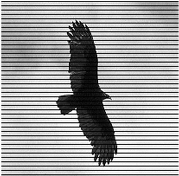
//> input picture Image_Processing/images/patterned_image.png, 179 x 176 px
$ ./fourier_transform   (built with g++ and OpenCV 4)
//> lines starting //> are read from the running program, lines starting //| are printed output that depends on the picture
#include <opencv2/opencv.hpp>
#include <iostream>

using namespace cv;
using namespace std;

void shiftDFT(Mat& image);

int main() {
    // 1. 이미지 불러오기 (흑백 이미지)
    Mat image = imread("images/patterned_image.png", IMREAD_GRAYSCALE);
//> image is the input picture: 176 rows x 179 cols, CV_8UC1; min 0, max 255, mean 155.7
    if (image.empty()) {
        cerr << "Error: Could not open or find the image!" << endl;
        return -1;
    }

    // 2. 푸리에 변환 수행
    Mat padded;
    int m = getOptimalDFTSize(image.rows);
//> m = 180
    int n = getOptimalDFTSize(image.cols);
//> n = 180
    copyMakeBorder(image, padded, 0, m - image.rows, 0, n - image.cols, BORDER_CONSTANT, Scalar::all(0));
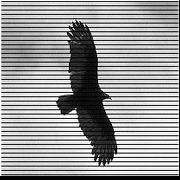
//> padded: 180 rows x 180 cols, CV_8UC1; min 0, max 255, mean 151.4

    Mat planes[] = {Mat_<float>(padded), Mat::zeros(padded.size(), CV_32F)};
//> planes[1]: 180 rows x 180 cols, CV_32FC1; every value is 0
    Mat complexI;
    merge(planes, 2, complexI);

    dft(complexI, complexI, DFT_COMPLEX_OUTPUT);
    shiftDFT(complexI);

    // 3. 푸리에 스펙트럼 계산
    split(complexI, planes);
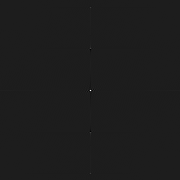
//> planes[0]: 180 rows x 180 cols, CV_32FC1; min -630731, max 4906311, mean 255; drawn with min black and max white
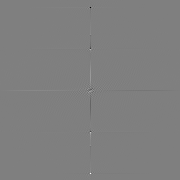
//> planes[1]: 180 rows x 180 cols, CV_32FC1; min -504897.7, max 504897.8, mean 0; drawn with min black and max white
    magnitude(planes[0], planes[1], planes[0]);
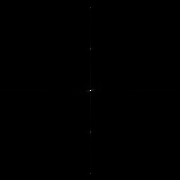
//> planes[0]: 180 rows x 180 cols, CV_32FC1; min 23.55, max 4906311, mean 3818.7; drawn with min black and max white
    Mat magnitudeSpectrum = planes[0];
    magnitudeSpectrum += Scalar::all(1);
    log(magnitudeSpectrum, magnitudeSpectrum);

    normalize(magnitudeSpectrum, magnitudeSpectrum, 0, 1, NORM_MINMAX);
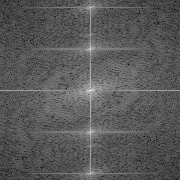
//> magnitudeSpectrum: 180 rows x 180 cols, CV_32FC1; min 0, max 1, mean 0.351

    // 4. 피크 영역(주기 성분) 제거 (중앙 주변의 특정 영역을 0으로 설정)
    int crow = complexI.rows / 2;
//> crow = 90
    int ccol = complexI.cols / 2;
//> ccol = 90
    Rect roi(ccol - 50, crow - 10, 100, 20); // 특정 영역 지정
//> roi = Rect(40, 80, 100, 20)
    rectangle(complexI, roi, Scalar::all(0), -1);

    // 5. 푸리에 역변환 수행
    shiftDFT(complexI);
    idft(complexI, complexI, DFT_SCALE | DFT_REAL_OUTPUT);
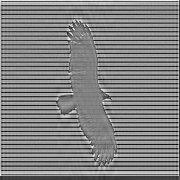
//> complexI: 180 rows x 180 cols, CV_32FC1; min -186.9, max 183.2, mean 0; drawn with min black and max white
    //normalize(complexI, complexI, 0, 1, NORM_MINMAX);
    // 0에서 255 사이로 정규화하고 8비트로 변환
    normalize(complexI, complexI, 0, 255, NORM_MINMAX);
    complexI.convertTo(complexI, CV_8U);
//> complexI: 180 rows x 180 cols, CV_8UC1

    // 6. 결과 시각화
    imshow("Original Image", image);
    imshow("Magnitude Spectrum", magnitudeSpectrum);
    imshow("Reconstructed Image (After Peak Removal)", complexI);

    waitKey(0);
    return 0;
}

// DFT 결과를 중앙으로 이동시키는 함수
void shiftDFT(Mat& image) {
    int cx = image.cols / 2;
    int cy = image.rows / 2;

    Mat q0(image, Rect(0, 0, cx, cy));   // Top-Left
    Mat q1(image, Rect(cx, 0, cx, cy));  // Top-Right
    Mat q2(image, Rect(0, cy, cx, cy));  // Bottom-Left
    Mat q3(image, Rect(cx, cy, cx, cy)); // Bottom-Right

    Mat tmp;
    q0.copyTo(tmp);
    q3.copyTo(q0);
    tmp.copyTo(q3);

    q1.copyTo(tmp);
    q2.copyTo(q1);
    tmp.copyTo(q2);
}
